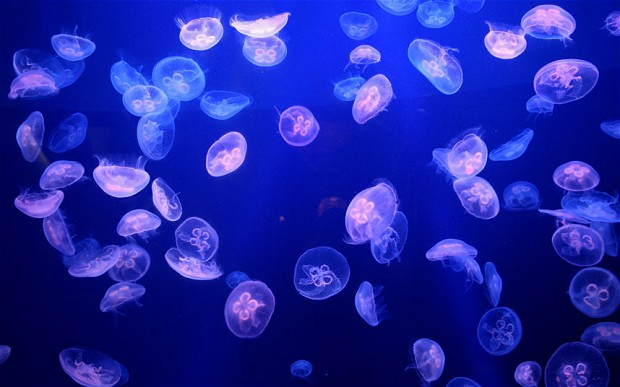
//> input picture jellyfish.jpg, 620 x 387 px
$ ./task2   (built with g++ and OpenCV 4)
//> lines starting //> are read from the running program, lines starting //| are printed output that depends on the picture; after the words box and inside, x2 and y2 are one past the last pixel; in counts of white or black regions, pixels touching at a corner belong together

#include <opencv2/opencv.hpp>
#include <iostream>
using namespace std;
using namespace cv;
// the following code for watershed algorithm is taken from http://docs.opencv.org/trunk/d2/dbd/tutorial_distance_transform.html#gsc.tab=0
// after line 121 a little extra code is appended as per our needs
int main()
{
    // Load the image


    Mat src = imread("jellyfish.jpg");
//> src is the input picture: 387 rows x 620 cols, CV_8UC3; mean B, G, R 165.1, 37.5, 31.3
    Mat orig=src;
    // Check if everything was fine
    if (!src.data)
        return -1;
    // Show source image
    //imshow("Source Image", src);
    // Change the background from white to black, since that will help later to extract
    // better results during the use of Distance Transform
    for( int x = 0; x < src.rows; x++ ) {
      for( int y = 0; y < src.cols; y++ ) {
          if ( src.at<Vec3b>(x, y) == Vec3b(255,255,255) ) {
            src.at<Vec3b>(x, y)[0] = 0;
            src.at<Vec3b>(x, y)[1] = 0;
            src.at<Vec3b>(x, y)[2] = 0;
          }
        }
    }
    // Show output image
    //imshow("Black Background Image", src);
    // Create a kernel that we will use for accuting/sharpening our image
    Mat kernel = (Mat_<float>(3,3) <<
            1,  1, 1,
            1, -8, 1,
            1,  1, 1); // an approximation of second derivative, a quite strong kernel
    // do the laplacian filtering as it is
    // well, we need to convert everything in something more deeper then CV_8U
    // because the kernel has some negative values,
    // and we can expect in general to have a Laplacian image with negative values
    // BUT a 8bits unsigned int (the one we are working with) can contain values from 0 to 255
    // so the possible negative number will be truncated
    Mat imgLaplacian;
    Mat sharp = src; // copy source image to another temporary one
    filter2D(sharp, imgLaplacian, CV_32F, kernel);
    src.convertTo(sharp, CV_32F);
    Mat imgResult = sharp - imgLaplacian;
    // convert back to 8bits gray scale
    imgResult.convertTo(imgResult, CV_8UC3);
//> imgResult: 387 rows x 620 cols, CV_8UC3
    imgLaplacian.convertTo(imgLaplacian, CV_8UC3);
//> imgLaplacian: 387 rows x 620 cols, CV_8UC3
    // imshow( "Laplace Filtered Image", imgLaplacian );
    //imshow( "New Sharped Image", imgResult );
    src = imgResult; // copy back
    // Create binary image from source image
    Mat bw;
    cvtColor(src, bw, CV_BGR2GRAY);
    threshold(bw, bw, 40, 255, CV_THRESH_BINARY | CV_THRESH_OTSU);
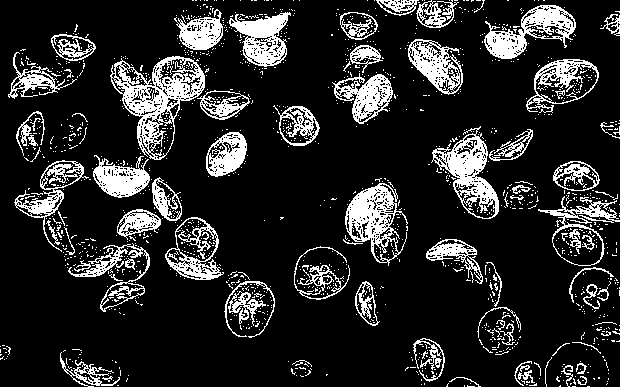
//> bw: 387 rows x 620 cols, CV_8UC1; 16.1% white; 1448 white regions (1365 under 20 px), largest, box (x1, y1, x2, y2) and area: (110, 56, 205, 160) 3363, (431, 126, 499, 219) 2229, (345, 183, 408, 266) 2135
    Mat kernel2 = Mat::ones(5, 5, CV_8UC1);
    dilate(bw, bw, kernel2);
//> bw: 387 rows x 620 cols, CV_8UC1; 39.1% white; 51 white regions (6 under 20 px), largest, box (x1, y1, x2, y2) and area: (12, 0, 297, 340) 33863, (426, 124, 620, 387) 15643, (326, 7, 400, 129) 5038
    //dilate(bw,bw,Mat(), Point(-1, -1), 2, 1, 1);
    //imshow("Binary Image", bw);
    // Perform the distance transform algorithm
    Mat dist;
    distanceTransform(bw, dist, CV_DIST_L2, 3);
    // Normalize the distance image for range = {0.0, 1.0}
    // so we can visualize and threshold it
    normalize(dist, dist, 0, 1., NORM_MINMAX);
    //imshow("Distance Transform Image", dist);
    // Threshold to obtain the peaks
    // This will be the markers for the foreground objects
    threshold(dist, dist, .4, 1., CV_THRESH_BINARY);
//> dist: 387 rows x 620 cols, CV_32FC1; values 0 (black) and 1 (white), 7% white; 42 white regions (7 under 20 px), largest, box (x1, y1, x2, y2) and area: (119, 63, 198, 151) 2735, (442, 137, 491, 210) 1534, (354, 187, 392, 243) 1354
    // Dilate a bit the dist image
    Mat kernel1 = Mat::ones(3, 3, CV_8UC1);
    dilate(dist, dist, kernel1);
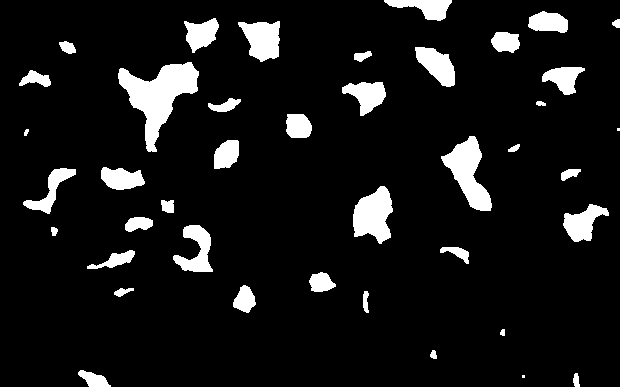
//> dist: 387 rows x 620 cols, CV_32FC1; values 0 (black) and 1 (white), 8.8% white; 41 white regions (2 under 20 px), largest, box (x1, y1, x2, y2) and area: (118, 62, 199, 152) 3127, (441, 136, 492, 211) 1800, (353, 186, 393, 244) 1570
    //imshow("Peaks", dist);
    // Create the CV_8U version of the distance image
    // It is needed for findContours()
    Mat dist_8u;
    dist.convertTo(dist_8u, CV_8U);
//> dist_8u: 387 rows x 620 cols, CV_8UC1; values 0 (black) and 1 (white), 8.8% white; 41 white regions (2 under 20 px)
    // Find total markers
    vector<vector<Point> > contours;
    findContours(dist_8u, contours, CV_RETR_EXTERNAL, CV_CHAIN_APPROX_SIMPLE);
//> contours = 41 contours, 4 with area under 20; largest, box (x1, y1, x2, y2) and area: (118, 62, 199, 152) 2984, (441, 136, 492, 211) 1706, (353, 186, 393, 244) 1492, (238, 21, 280, 62) 1112, (415, 47, 455, 87) 899
    // Create the marker image for the watershed algorithm
    Mat markers = Mat::zeros(dist.size(), CV_32SC1);
    // Draw the foreground markers
    for (size_t i = 0; i < contours.size(); i++)
        drawContours(markers, contours, static_cast<int>(i), Scalar::all(static_cast<int>(i)+1), -1);
//> this loop made 41 passes
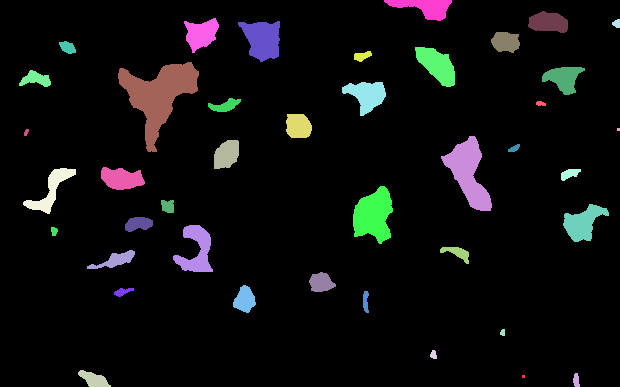
//> markers: 387 rows x 620 cols, CV_32SC1; 42 distinct labels, from 0 to 41; one colour per label, 0 black
    // Draw the background marker
    circle(markers, Point(5,5), 3, CV_RGB(255,255,255), -1);
//> markers: 387 rows x 620 cols, CV_32SC1; 43 distinct labels, from 0 to 255
    imshow("Markers", markers*10000);
    // Perform the watershed algorithm
    watershed(src, markers);
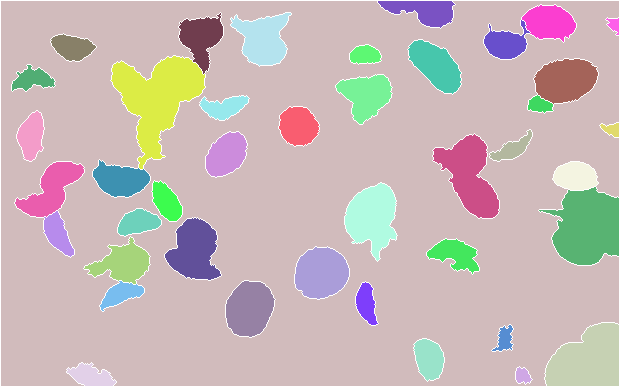
//> markers: 387 rows x 620 cols, CV_32SC1; 43 distinct labels, from -1 to 255; one colour per label, 0 black, -1 white
    Mat mark = Mat::zeros(markers.size(), CV_8UC1);
    markers.convertTo(mark, CV_8UC1);
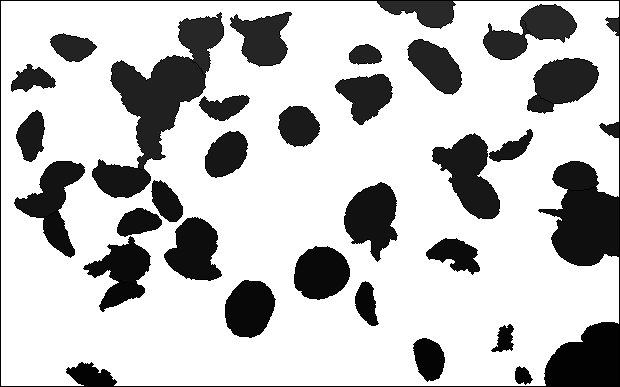
//> mark: 387 rows x 620 cols, CV_8UC1; min 0, max 255, mean 192
    bitwise_not(mark, mark);
//    imshow("Markers_v2", mark); // uncomment this if you want to see how the mark
                                  // image looks like at that point
    // Generate random colors
    vector<Vec3b> colors;
    for (size_t i = 0; i < contours.size(); i++)
    {
        int b = theRNG().uniform(0, 255);
        int g = theRNG().uniform(0, 255);
        int r = theRNG().uniform(0, 255);
        colors.push_back(Vec3b((uchar)b, (uchar)g, (uchar)r));
    }
    // Create the result image
    Mat dst = Mat::zeros(markers.size(), CV_8UC3);
    // Fill labeled objects with random colors
    for (int i = 0; i < markers.rows; i++)
    {
        for (int j = 0; j < markers.cols; j++)
        {
            int index = markers.at<int>(i,j);
            if (index > 0 && index <= static_cast<int>(contours.size()))
                dst.at<Vec3b>(i,j) = colors[index-1];
            else
                dst.at<Vec3b>(i,j) = Vec3b(0,0,0);
        }
    }
    for( int x = 0; x < dst.rows; x++ ) {
      for( int y = 0; y < dst.cols; y++ ) {
          if ( dst.at<Vec3b>(x, y) != Vec3b(0,0,0) ) {
            dst.at<Vec3b>(x, y)[0] = 255;
            dst.at<Vec3b>(x, y)[1] =255;
            dst.at<Vec3b>(x, y)[2] = 255;
          }
        }
    }
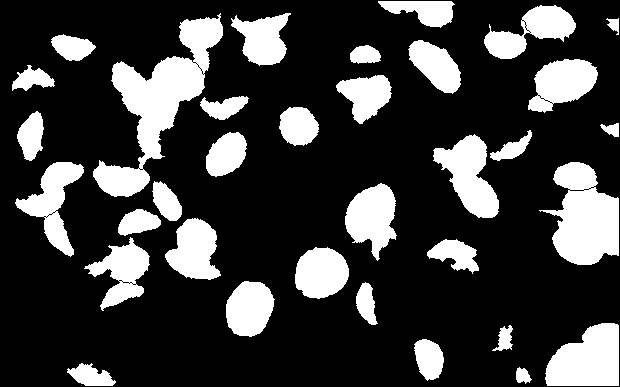
//> dst: 387 rows x 620 cols, CV_8UC3; 23.6% white; 34 white regions, largest, box (x1, y1, x2, y2) and area: (93, 13, 223, 197) 7800, (539, 162, 619, 265) 5119, (545, 323, 619, 386) 3575
    vector<vector<Point> > contours2;

    //in line 83 contours were found in the image and we can use them to find centroid
    //findContours( dst, contours, CV_RETR_EXTERNAL, CV_CHAIN_APPROX_SIMPLE);
    vector<Moments> mu(contours.size() );
//> mu = 41 items
    for( int i = 0; i < contours.size(); i++ )
    {
         mu[i] = moments( contours[i], false );                   //
    }
    vector<Point2f> mc( contours.size() );
    for( int i = 0; i < contours.size(); i++ )
    {
        mc[i] = Point2f( mu[i].m10/mu[i].m00 , mu[i].m01/mu[i].m00 );
    }
    bitwise_and(orig,dst,dst);                                      // mask is superimposed on original image
    for(int i=0;i<mc.size();i++)
    {

        line(dst,Point(mc[i].x-10, mc[i].y),Point( mc[i].x+10, mc[i].y),(0,0,255),2);  //crosshair horizontal
        line(dst,Point(mc[i].x, mc[i].y-10),Point(mc[i].x, mc[i].y+10),(0,0,255)),2;  //crosshair vertical
    }
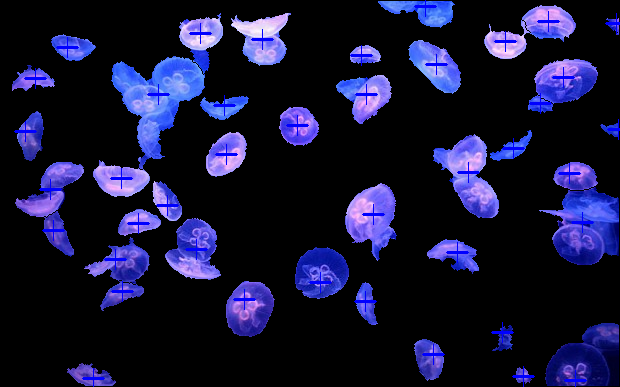
//> dst: 387 rows x 620 cols, CV_8UC3; mean B, G, R 52.4, 21.3, 22
    // Visualize the final image

    imshow("Final Result", dst);
    waitKey(0);
    return 0;
}
